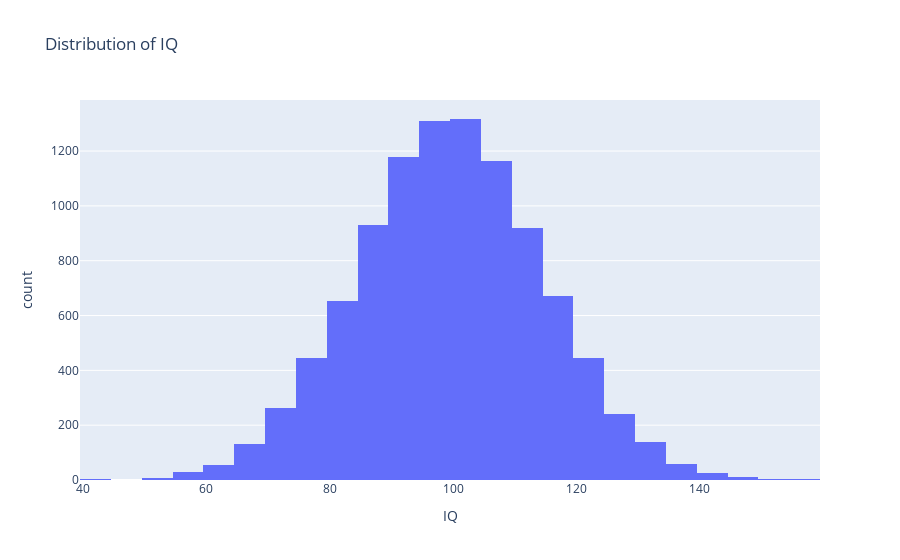
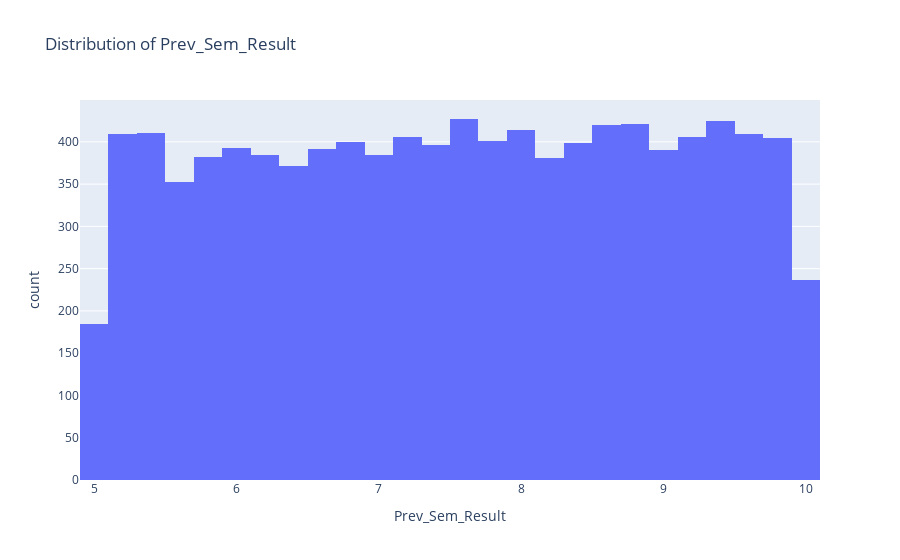
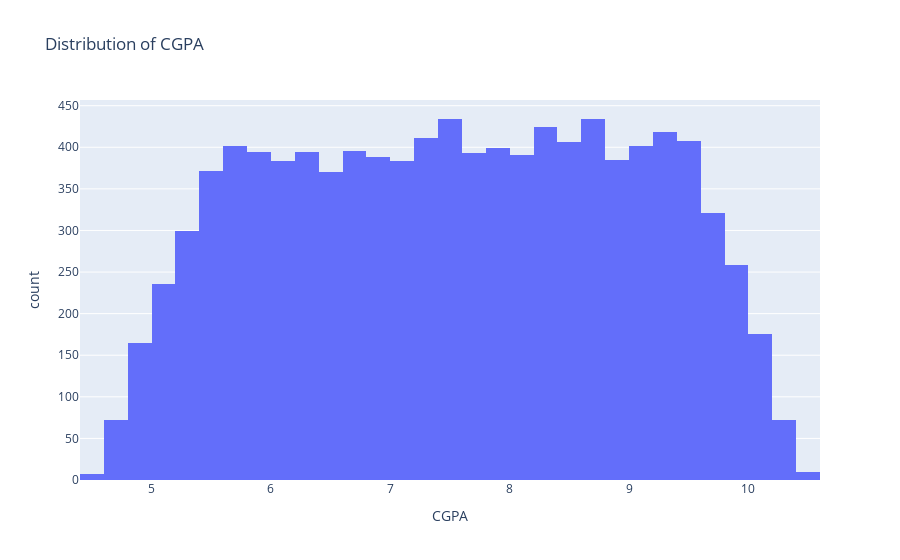
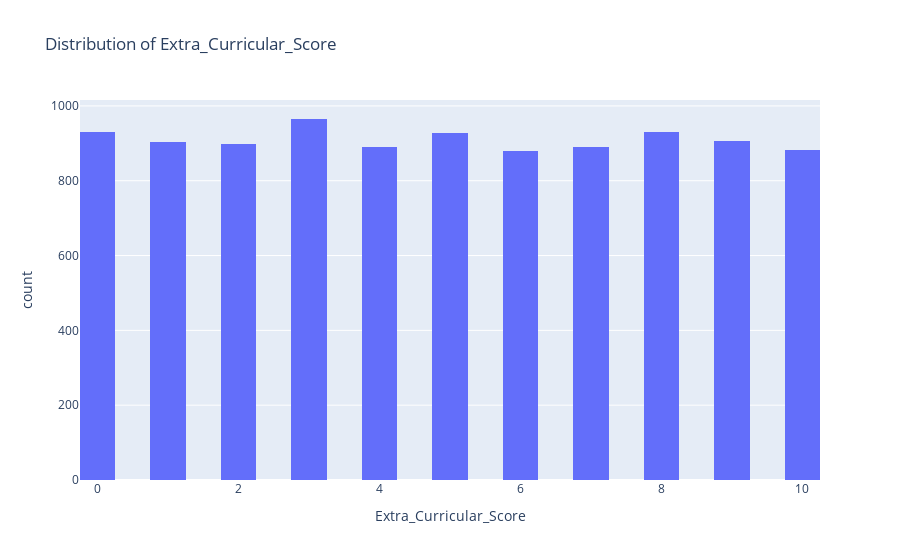

Notebook code for these charts, in order:
### Code cell
import plotly.express as px

for col in ['IQ', 'Prev_Sem_Result', 'CGPA', 'Extra_Curricular_Score',
            'Communication_Skills', 'Projects_Completed']:
    fig = px.histogram(df, x=col, nbins=30, title=f'Distribution of {col}')
    fig.show()

### Figure 1 — Plotly figure (JSON) as saved in the notebook; plotly's stock layout.template omitted (floating-point values rounded to 4 significant figures; data arrays with more than 128 entries replaced by an {"elided": "..."} marker saying what was removed)
{"data": [{"bingroup": "x", "hovertemplate": "IQ=%{x}<br>count=%{y}<extra></extra>", "legendgroup": "", "marker": {"color": "#636efa", "pattern": {"shape": ""}}, "name": "", "nbinsx": 30, "orientation": "v", "showlegend": false, "type": "histogram", "x": {"elided": "10000 int values"}, "xaxis": "x", "yaxis": "y"}], "layout": {"barmode": "relative", "legend": {"tracegroupgap": 0}, "title": {"text": "Distribution of IQ"}, "xaxis": {"anchor": "y", "domain": [0, 1], "title": {"text": "IQ"}}, "yaxis": {"anchor": "x", "domain": [0, 1], "title": {"text": "count"}}}}

### Figure 2 — Plotly figure (JSON) as saved in the notebook; plotly's stock layout.template omitted (floating-point values rounded to 4 significant figures; data arrays with more than 128 entries replaced by an {"elided": "..."} marker saying what was removed)
{"data": [{"bingroup": "x", "hovertemplate": "Prev_Sem_Result=%{x}<br>count=%{y}<extra></extra>", "legendgroup": "", "marker": {"color": "#636efa", "pattern": {"shape": ""}}, "name": "", "nbinsx": 30, "orientation": "v", "showlegend": false, "type": "histogram", "x": {"elided": "10000 float values"}, "xaxis": "x", "yaxis": "y"}], "layout": {"barmode": "relative", "legend": {"tracegroupgap": 0}, "title": {"text": "Distribution of Prev_Sem_Result"}, "xaxis": {"anchor": "y", "domain": [0, 1], "title": {"text": "Prev_Sem_Result"}}, "yaxis": {"anchor": "x", "domain": [0, 1], "title": {"text": "count"}}}}

### Figure 3 — Plotly figure (JSON) as saved in the notebook; plotly's stock layout.template omitted (floating-point values rounded to 4 significant figures; data arrays with more than 128 entries replaced by an {"elided": "..."} marker saying what was removed)
{"data": [{"bingroup": "x", "hovertemplate": "CGPA=%{x}<br>count=%{y}<extra></extra>", "legendgroup": "", "marker": {"color": "#636efa", "pattern": {"shape": ""}}, "name": "", "nbinsx": 30, "orientation": "v", "showlegend": false, "type": "histogram", "x": {"elided": "10000 float values"}, "xaxis": "x", "yaxis": "y"}], "layout": {"barmode": "relative", "legend": {"tracegroupgap": 0}, "title": {"text": "Distribution of CGPA"}, "xaxis": {"anchor": "y", "domain": [0, 1], "title": {"text": "CGPA"}}, "yaxis": {"anchor": "x", "domain": [0, 1], "title": {"text": "count"}}}}

### Figure 4 — Plotly figure (JSON) as saved in the notebook; plotly's stock layout.template omitted (floating-point values rounded to 4 significant figures; data arrays with more than 128 entries replaced by an {"elided": "..."} marker saying what was removed)
{"data": [{"bingroup": "x", "hovertemplate": "Extra_Curricular_Score=%{x}<br>count=%{y}<extra></extra>", "legendgroup": "", "marker": {"color": "#636efa", "pattern": {"shape": ""}}, "name": "", "nbinsx": 30, "orientation": "v", "showlegend": false, "type": "histogram", "x": {"elided": "10000 int values"}, "xaxis": "x", "yaxis": "y"}], "layout": {"barmode": "relative", "legend": {"tracegroupgap": 0}, "title": {"text": "Distribution of Extra_Curricular_Score"}, "xaxis": {"anchor": "y", "domain": [0, 1], "title": {"text": "Extra_Curricular_Score"}}, "yaxis": {"anchor": "x", "domain": [0, 1], "title": {"text": "count"}}}}
